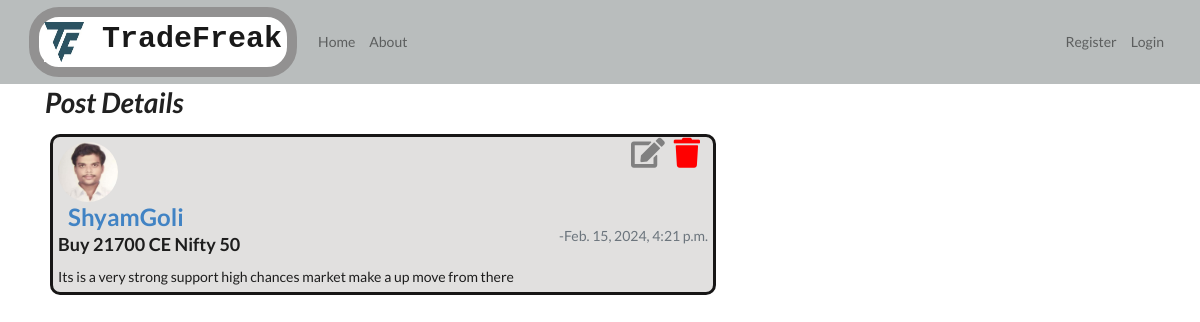
/post/1/, run on an earlier commit of the app's database.
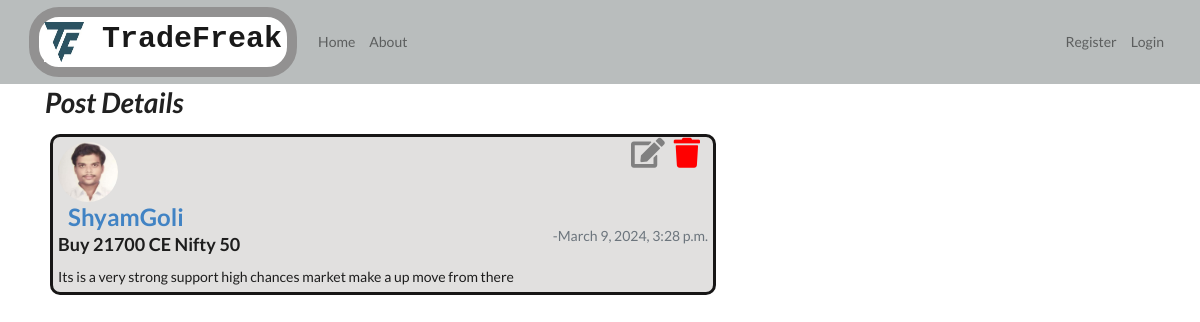
And on a later commit of the database.
### post/models.py (models this page shows, shortened)
class Post(models.Model):
    Heading = models.CharField(max_length=100)
    Author = models.ForeignKey(User,on_delete = models.CASCADE)  # here we have used User as a foriegn key and models.CASCADE as when we delete the user the related posts should also be deleted.
    PostOn = models.DateTimeField(default=timezone.now) # There are many ways to send as parameter to datetime field, but i particularly used this one so that the time and date will be updated each time the data is updated.
    Description = models.TextField()

### users/models.py (models this page shows, shortened)
class Profile(models.Model):
    user = models.OneToOneField(User,on_delete=models.CASCADE)
    image = models.ImageField(default='default.jpg', upload_to = 'profile_pic' )

### post/views.py (the view)
# urls.py: path('post/<int:pk>/', PostDetailView.as_view(), name='post_detail'),
class PostDetailView(DetailView):
    model = Post

### post/templates/post/post_detail.html
{% extends 'post/base.html' %}
{% block content %}
<div class="cards-section">
    <div class="container">
        <h1>
            Post Details
        </h1>
        <div class="detail_card">
            <div class="d-flex justify-content-between">
                <div>
                    <img class="rounded-circle account-img img-fluid custom-image"
                        src="{{object.Author.profile.image.url}}" alt="">
                        <a href="{% url 'user_posts' object.Author.username %}"><h2 style="margin-left: 10px; ">{{object.Author}}</h2></a>
                </div>
                <div class="d-flex justify-content-center">
                    <a href="{% url 'post_update' object.id %}" style="font-size: 30px; color: grey;"><i
                            class="edit icon"></i> </a>
                    <a href="{% url 'post_delete' object.id %}" style="font-size: 30px; color: red;"><i
                            class="trash icon"></i> </a>
                </div>
            </div>
            <div class="d-flex justify-content-between">
                <h3 class="card-title">{{object.Heading}}</h3>
                <h6 class="card-subtitle mb-2 text-muted"> -{{object.PostOn}}</h6>
            </div>
            <p class="card-text">{{object.Description}}</p>
        </div>
    </div>
</div>
{% endblock %}

What changed in the data, as far as the page shows it:
changed Post "Buy 21700 CE Nifty 50": PostOn "Feb. 15, 2024, 4:21 p.m." → "March 9, 2024, 3:28 p.m."
